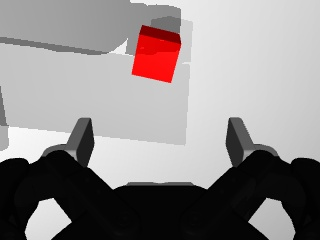
#> input picture A.jpg, 320 x 240 px, found by its file name
$ python red_cube_detector.py
#> lines starting #> are read from the running program, lines starting #| are printed output that depends on the picture; after the words box and inside, x2 and y2 are one past the last pixel; in counts of white or black regions, pixels touching at a corner belong together
import cv2
import numpy as np


def _as_uint8_image(image):
    if image is None:
        raise ValueError("image is None")

    image = np.asarray(image)
    if image.ndim != 3 or image.shape[2] != 3:
        raise ValueError("image must have shape (H, W, 3)")

    if image.dtype == np.uint8:
        return image

    if np.issubdtype(image.dtype, np.floating):
        max_value = float(np.nanmax(image)) if image.size else 0.0
        if max_value <= 1.0:
            image = image * 255.0
        return np.clip(image, 0, 255).astype(np.uint8)

    return np.clip(image, 0, 255).astype(np.uint8)


def _to_rgb(image, input_format):
    image = _as_uint8_image(image)

    if input_format == "rgb":
        return image
    if input_format == "bgr":
        return cv2.cvtColor(image, cv2.COLOR_BGR2RGB)

    raise ValueError("input_format must be 'rgb' or 'bgr'")


def make_red_mask(
    image,
    input_format="rgb",
    saturation_min=40,
    value_min=25,
    red_min=45,
    dominance=1.25,
    kernel_size=3,
):
    rgb = _to_rgb(image, input_format)
    hsv = cv2.cvtColor(rgb, cv2.COLOR_RGB2HSV)

    lower_red_1 = np.array([0, saturation_min, value_min], dtype=np.uint8)
    upper_red_1 = np.array([12, 255, 255], dtype=np.uint8)
    lower_red_2 = np.array([168, saturation_min, value_min], dtype=np.uint8)
    upper_red_2 = np.array([180, 255, 255], dtype=np.uint8)

    hsv_mask_1 = cv2.inRange(hsv, lower_red_1, upper_red_1)
    hsv_mask_2 = cv2.inRange(hsv, lower_red_2, upper_red_2)
    hsv_mask = cv2.bitwise_or(hsv_mask_1, hsv_mask_2)

    rgb_int = rgb.astype(np.int16)
    red = rgb_int[:, :, 0]
    green = rgb_int[:, :, 1]
    blue = rgb_int[:, :, 2]
    dominant_red = (
        (red >= red_min)
        & (red >= dominance * (green + 1))
        & (red >= dominance * (blue + 1))
    )
    rgb_mask = dominant_red.astype(np.uint8) * 255

    mask = cv2.bitwise_or(hsv_mask, rgb_mask)

    if kernel_size > 1:
        kernel = np.ones((kernel_size, kernel_size), dtype=np.uint8)
        mask = cv2.morphologyEx(mask, cv2.MORPH_CLOSE, kernel)
        mask = cv2.morphologyEx(mask, cv2.MORPH_OPEN, kernel)

    return mask


def detect_red_cube(image, min_area=200, input_format="rgb"):
    rgb = _to_rgb(image, input_format)
    mask = make_red_mask(rgb, input_format="rgb")

    contours, _ = cv2.findContours(mask, cv2.RETR_EXTERNAL, cv2.CHAIN_APPROX_SIMPLE)
    mask_pixels = int(np.count_nonzero(mask))

    result = {
        "detected": False,
        "bbox": None,
        "center": None,
        "area": 0.0,
        "mask": mask,
        "mask_pixels": mask_pixels,
        "max_red": int(rgb[:, :, 0].max()),
    }

    if not contours:
        return result

    contour = max(contours, key=cv2.contourArea)
    area = float(cv2.contourArea(contour))
    result["area"] = area

    if area < min_area:
        return result

    x, y, w, h = cv2.boundingRect(contour)
    result.update(
        {
            "detected": True,
            "bbox": np.array([x, y, w, h], dtype=np.int64),
            "center": np.array([x + 0.5 * w, y + 0.5 * h], dtype=np.float64),
        }
    )
    return result


def draw_detection(image, detection, input_format="rgb"):
    annotated = _as_uint8_image(image).copy()
    if detection is None or not detection.get("detected", False):
        return annotated

    x, y, w, h = detection["bbox"]
    cx, cy = detection["center"].astype(int)

    if input_format not in ("rgb", "bgr"):
        raise ValueError("input_format must be 'rgb' or 'bgr'")

    color = (0, 255, 0)
    cv2.rectangle(annotated, (x, y), (x + w, y + h), color, 2)
    cv2.circle(annotated, (cx, cy), 4, color, -1)
    return annotated


def detect_red_cube_vis(image, min_area=200, input_format="rgb"):
    detection = detect_red_cube(image, min_area=min_area, input_format=input_format)
    annotated = draw_detection(image, detection, input_format=input_format)

    if input_format == "rgb":
        source_bgr = cv2.cvtColor(_as_uint8_image(image), cv2.COLOR_RGB2BGR)
        annotated_bgr = cv2.cvtColor(annotated, cv2.COLOR_RGB2BGR)
    elif input_format == "bgr":
        source_bgr = _as_uint8_image(image)
        annotated_bgr = annotated
    else:
        raise ValueError("input_format must be 'rgb' or 'bgr'")

    cv2.imshow("Image", source_bgr)
    cv2.imshow("Red mask", detection["mask"])
    cv2.imshow("Detection", annotated_bgr)
    print(
        "detected={detected} area={area:.1f} mask_pixels={mask_pixels} max_red={max_red}".format(
            **detection
        )
    )
    return detection


if __name__ == "__main__":
    test_image = cv2.imread("A.jpg")
#> test_image is the input picture: shape (240, 320, 3); mean B, G, R 140.8, 140.8, 146.6
    if test_image is None:
        raise FileNotFoundError("Cannot read A.jpg")

    detect_red_cube_vis(test_image, min_area=40, input_format="bgr")
#> in make_red_mask, `hsv = cv2.cvtColor(rgb, cv2.COLOR_RGB2HSV)`: hsv: shape (240, 320, 3); mean H, S, V 2.4, 7, 146.6
#> in make_red_mask, `hsv_mask_1 = cv2.inRange(hsv, lower_red_1, upper_red_1)`:
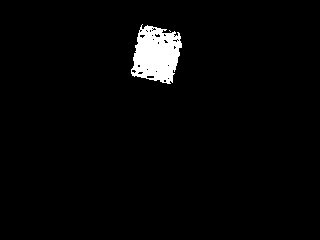
#> hsv_mask_1: shape (240, 320); 2.7% white; 2 white regions (1 under 20 px), largest, box (x1, y1, x2, y2) and area: (131, 24, 182, 84) 2091
#> in make_red_mask, `hsv_mask_2 = cv2.inRange(hsv, lower_red_2, upper_red_2)`:
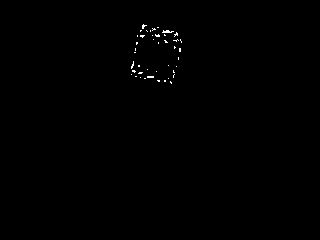
#> hsv_mask_2: shape (240, 320); 0.28% white in thin lines or dots, all inside (x1, y1, x2, y2) = (131, 24, 182, 84)
#> in make_red_mask, `hsv_mask = cv2.bitwise_or(hsv_mask_1, hsv_mask_2)`:
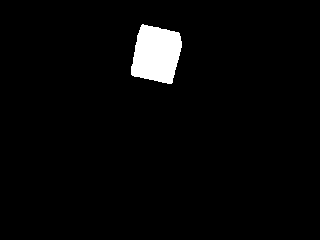
#> hsv_mask: shape (240, 320); 3% white; 1 white region, box (x1, y1, x2, y2) and area: (131, 24, 182, 84) 2306
#> in make_red_mask, `red = rgb_int[:, :, 0]`:
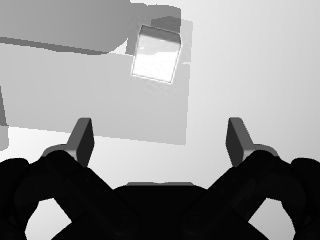
#> red: shape (240, 320) int16; min 0, max 255, mean 146.6
#> in make_red_mask, `green = rgb_int[:, :, 1]`:
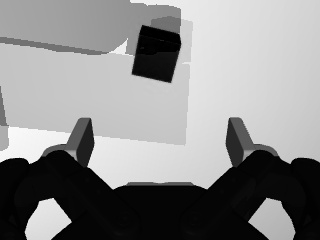
#> green: shape (240, 320) int16; min 0, max 254, mean 140.8
#> in make_red_mask, `dominant_red = ( (red >= red_min) & (red >= dominance * (green + 1)) &..`: dominant_red: shape (240, 320) bool; 2.9% white; 1 white region, box (x1, y1, x2, y2) and area: (131, 25, 182, 84) 2244
#> in make_red_mask, `mask = cv2.morphologyEx(mask, cv2.MORPH_OPEN, kernel)`: mask: shape (240, 320); 3% white; 1 white region
#> in detect_red_cube, `contours, _ = cv2.findContours(mask, cv2.RETR_EXTERNAL, cv2.CHAIN_APPR..`: contours = 1 contour; box (x1, y1, x2, y2) and area: (131, 25, 182, 84) 2214
#> in detect_red_cube, `mask_pixels = int(np.count_nonzero(mask))`: mask_pixels = 2304
#> in detect_red_cube, `contour = max(contours, key=cv2.contourArea)`: contour = contour of 79 points, box (x1, y1, x2, y2) (131, 25, 182, 84), area 2214
#> in detect_red_cube, `area = float(cv2.contourArea(contour))`: area = 2214.5
#> in detect_red_cube, `x, y, w, h = cv2.boundingRect(contour)`: x = 131; y = 25; w = 51; h = 59
#> in detect_red_cube_vis, `detection = detect_red_cube(image, min_area=min_area, input_format=inp..`: detection = 7 items
#> in draw_detection, `x, y, w, h = detection["bbox"]`: x = 131; y = 25; w = 51; h = 59
#> in draw_detection, `cx, cy = detection["center"].astype(int)`: cx = 156; cy = 54
#> in draw_detection, `cv2.rectangle(annotated, (x, y), (x + w, y + h), color, 2)`:
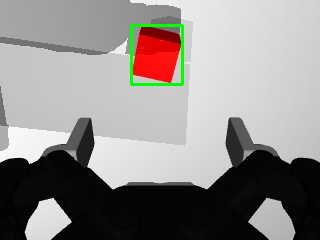
#> annotated: shape (240, 320, 3); 0.85% of pixels changed, all inside (x1, y1, x2, y2) = (130, 24, 184, 86)
#> in draw_detection, `cv2.circle(annotated, (cx, cy), 4, color, -1)`: annotated: shape (240, 320, 3); 0.06% of pixels changed, all inside (x1, y1, x2, y2) = (152, 50, 161, 59)
#| detected=True area=2214.5 mask_pixels=2304 max_red=255
    cv2.waitKey(0)
